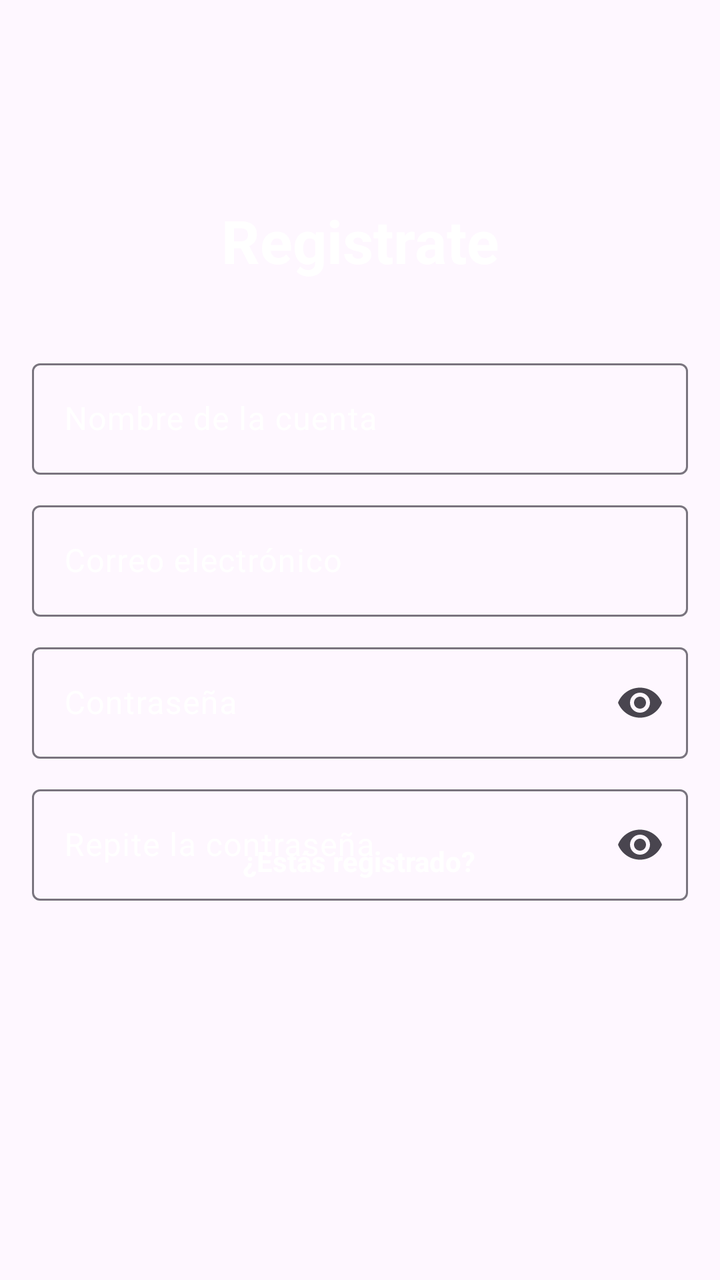
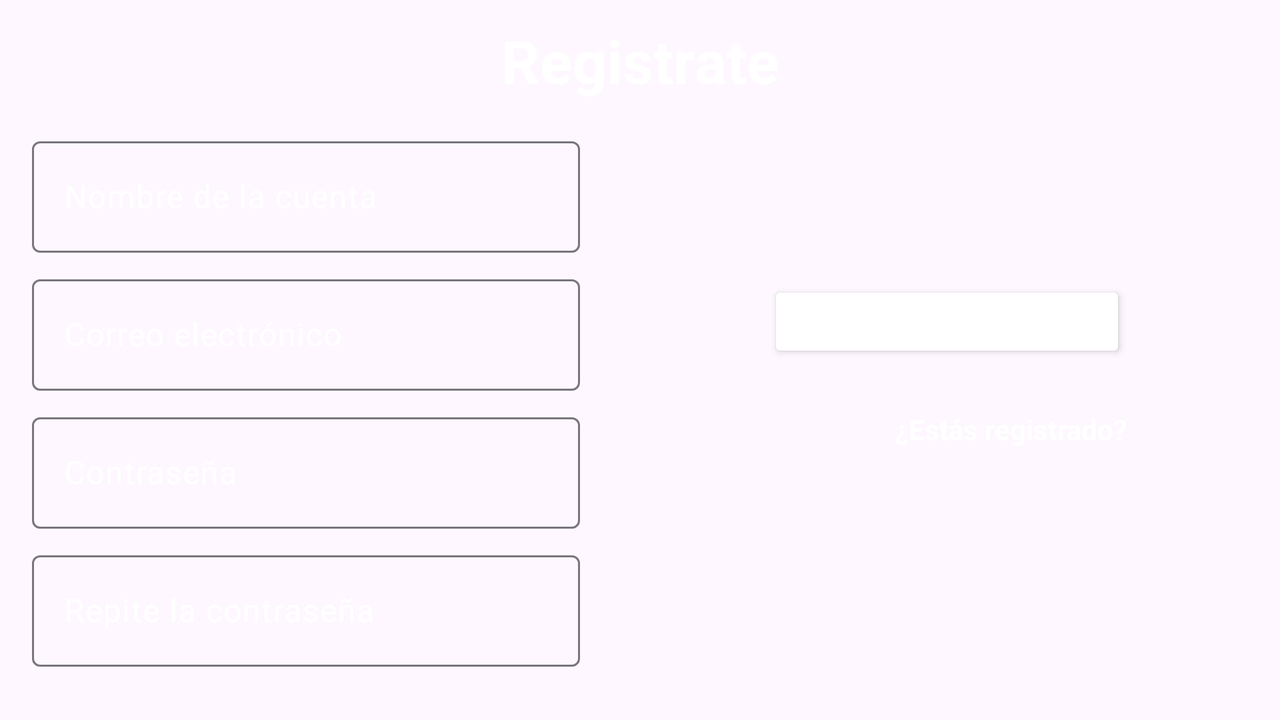

Two renders of one Android screen. The first uses the default layout on a phone; the second uses the alternative layout the repository ships for a different screen configuration, on a matching device. The two XML files are below.
<!-- AndroidManifest.xml: application theme Base.Theme.Sora -->
<!-- res/layout/activity_registrarse.xml -->
<?xml version="1.0" encoding="utf-8"?>
<androidx.constraintlayout.widget.ConstraintLayout xmlns:android="http://schemas.android.com/apk/res/android"
    xmlns:app="http://schemas.android.com/apk/res-auto"
    xmlns:tools="http://schemas.android.com/tools"
    android:id="@+id/main"
    android:layout_width="match_parent"
    android:layout_height="match_parent"
    tools:context=".Activity.RegistrarseActivity">

    <TextView
        android:id="@+id/textViewIniciarSesion"
        android:layout_width="wrap_content"
        android:layout_height="wrap_content"
        android:layout_marginTop="100dp"
        android:text="@string/registrarse"
        android:textSize="30sp"
        android:textStyle="bold"
        app:layout_constraintEnd_toEndOf="parent"
        app:layout_constraintStart_toStartOf="parent"
        app:layout_constraintTop_toTopOf="parent"
        android:textColor="@color/white"/>

    <com.google.android.material.textfield.TextInputLayout
        android:id="@+id/textInputLayout2"
        android:layout_width="match_parent"
        android:layout_height="wrap_content"
        android:layout_marginLeft="16dp"
        android:layout_marginTop="36dp"
        android:layout_marginRight="16dp"
        app:layout_constraintEnd_toEndOf="parent"
        app:layout_constraintStart_toStartOf="parent"
        app:layout_constraintTop_toBottomOf="@+id/textViewIniciarSesion"
        android:textColorHint="@color/white"
        app:hintTextColor="@color/white">

        <EditText
            android:id="@+id/textNombreCuenta"
            android:layout_width="match_parent"
            android:layout_height="match_parent"
            android:hint="@string/nombreCuenta" />
    </com.google.android.material.textfield.TextInputLayout>

    <com.google.android.material.textfield.TextInputLayout
        android:id="@+id/textInputLayout3"
        android:layout_width="match_parent"
        android:layout_height="wrap_content"
        android:layout_marginLeft="16dp"
        android:layout_marginTop="10dp"
        android:layout_marginRight="16dp"
        app:layout_constraintEnd_toEndOf="parent"
        app:layout_constraintStart_toStartOf="parent"
        app:layout_constraintTop_toBottomOf="@+id/textInputLayout4"
        android:textColorHint="@color/white"
        app:hintTextColor="@color/white"
        app:endIconMode="password_toggle">

        <com.google.android.material.textfield.TextInputEditText
            android:id="@+id/textContrasena"
            android:layout_width="match_parent"
            android:layout_height="match_parent"
            android:hint="@string/contrasena"
            android:inputType="textPassword" />
    </com.google.android.material.textfield.TextInputLayout>

    <com.google.android.material.textfield.TextInputLayout
        android:id="@+id/textInputLayout4"
        android:layout_width="match_parent"
        android:layout_height="wrap_content"
        android:layout_marginLeft="16dp"
        android:layout_marginTop="10dp"
        android:layout_marginRight="16dp"
        app:layout_constraintEnd_toEndOf="parent"
        app:layout_constraintStart_toStartOf="parent"
        app:layout_constraintTop_toBottomOf="@+id/textInputLayout2"
        android:textColorHint="@color/white"
        app:hintTextColor="@color/white">

        <EditText
            android:id="@+id/textCorreo"
            android:layout_width="match_parent"
            android:layout_height="match_parent"
            android:hint="@string/correo" />
    </com.google.android.material.textfield.TextInputLayout>

    <com.google.android.material.textfield.TextInputLayout
        android:id="@+id/textInputLayout"
        android:layout_width="match_parent"
        android:layout_height="wrap_content"
        app:layout_constraintEnd_toEndOf="parent"
        app:layout_constraintStart_toStartOf="parent"
        android:layout_marginTop="10dp"
        android:layout_marginRight="16dp"
        android:layout_marginLeft="16dp"
        app:layout_constraintTop_toBottomOf="@+id/textInputLayout3"
        android:textColorHint="@color/white"
        app:hintTextColor="@color/white"
        app:endIconMode="password_toggle">

        <com.google.android.material.textfield.TextInputEditText
            android:id="@+id/textRepiteContrasena"
            android:layout_width="match_parent"
            android:layout_height="match_parent"
            android:inputType="textPassword"
            android:hint="@string/repetirContrasena" />
    </com.google.android.material.textfield.TextInputLayout>

    <Button
        android:id="@+id/buttonRegistrarse"
        android:layout_width="179dp"
        android:layout_height="41dp"
        android:layout_marginTop="25dp"
        android:backgroundTint="@color/colorIcono_celeste"
        android:text="@string/btnRegistrarse"
        android:textColor="@color/white"
        android:textStyle="bold"
        android:layout_marginBottom="16dp"
        app:layout_constraintBottom_toTopOf="@+id/textViewIniciar"
        app:layout_constraintEnd_toEndOf="parent"
        app:layout_constraintStart_toStartOf="parent"
        app:layout_constraintTop_toBottomOf="@+id/textInputLayout" />

    <TextView
        android:id="@+id/textViewIniciar"
        android:layout_width="wrap_content"
        android:layout_height="wrap_content"
        android:layout_marginBottom="200dp"
        android:text="@string/estasRegistrado"
        android:textStyle="bold"
        app:layout_constraintBottom_toBottomOf="parent"
        app:layout_constraintEnd_toEndOf="parent"
        app:layout_constraintHorizontal_bias="0.498"
        app:layout_constraintStart_toStartOf="parent"
        android:textColor="@color/white"/>

</androidx.constraintlayout.widget.ConstraintLayout>
<!-- resources referenced by this layout -->
<resources>
  <color name="white">#FFFFFFFF</color>
  <string name="btnRegistrarse">Registrarse</string>
  <string name="contrasena">Contraseña</string>
  <string name="correo">Correo electrónico</string>
  <string name="estasRegistrado">¿Estás registrado?</string>
  <string name="nombreCuenta">Nombre de la cuenta</string>
  <string name="registrarse">Registrate</string>
  <string name="repetirContrasena">Repite la contraseña</string>
  <style name="Base.Theme.Sora" parent="Theme.Material3.DayNight.NoActionBar">
          
          <item name="colorPrimary">@color/fondo_oscuro</item>
      </style>
  <color name="fondo_oscuro">#36393e</color>
</resources>
<!-- res/layout-land/activity_registrarse.xml (the author's variant of the layout above) -->
<!-- drawn on the phone turned sideways -->
<?xml version="1.0" encoding="utf-8"?>
<androidx.constraintlayout.widget.ConstraintLayout xmlns:android="http://schemas.android.com/apk/res/android"
    xmlns:app="http://schemas.android.com/apk/res-auto"
    xmlns:tools="http://schemas.android.com/tools"
    android:id="@+id/main"
    android:layout_width="match_parent"
    android:layout_height="match_parent"
    tools:context=".RegistrarseActivity">

    <TextView
        android:id="@+id/textViewIniciarSesion"
        android:layout_width="wrap_content"
        android:layout_height="wrap_content"
        android:layout_marginTop="10dp"
        android:text="@string/registrarse"
        android:textSize="30sp"
        android:textStyle="bold"
        app:layout_constraintEnd_toEndOf="parent"
        app:layout_constraintStart_toStartOf="parent"
        app:layout_constraintTop_toTopOf="parent"
        android:textColor="@color/white"/>

    <com.google.android.material.textfield.TextInputLayout
        android:id="@+id/textInputLayout2"
        android:layout_width="match_parent"
        android:layout_height="wrap_content"
        android:layout_marginLeft="16dp"
        android:layout_marginTop="15dp"
        android:layout_marginRight="350dp"
        app:layout_constraintEnd_toEndOf="parent"
        app:layout_constraintStart_toStartOf="parent"
        app:layout_constraintTop_toBottomOf="@+id/textViewIniciarSesion"
        android:textColorHint="@color/white"
        app:hintTextColor="@color/white">

        <EditText
            android:id="@+id/textNombreCuenta"
            android:layout_width="match_parent"
            android:layout_height="match_parent"
            android:hint="@string/nombreCuenta" />
    </com.google.android.material.textfield.TextInputLayout>

    <com.google.android.material.textfield.TextInputLayout
        android:id="@+id/textInputLayout3"
        android:layout_width="match_parent"
        android:layout_height="wrap_content"
        android:layout_marginLeft="16dp"
        android:layout_marginTop="8dp"
        android:layout_marginRight="350dp"
        app:layout_constraintEnd_toEndOf="parent"
        app:layout_constraintStart_toStartOf="parent"
        app:layout_constraintTop_toBottomOf="@+id/textInputLayout4"
        android:textColorHint="@color/white"
        app:hintTextColor="@color/white">

        <EditText
            android:id="@+id/textContrasena"
            android:layout_width="match_parent"
            android:layout_height="match_parent"
            android:hint="@string/contrasena"
            android:inputType="textPassword" />
    </com.google.android.material.textfield.TextInputLayout>

    <com.google.android.material.textfield.TextInputLayout
        android:id="@+id/textInputLayout4"
        android:layout_width="match_parent"
        android:layout_height="wrap_content"
        android:layout_marginLeft="16dp"
        android:layout_marginTop="8dp"
        android:layout_marginRight="350dp"
        app:layout_constraintEnd_toEndOf="parent"
        app:layout_constraintStart_toStartOf="parent"
        app:layout_constraintTop_toBottomOf="@+id/textInputLayout2"
        android:textColorHint="@color/white"
        app:hintTextColor="@color/white">

        <EditText
            android:id="@+id/textRepiteContrasena"
            android:layout_width="match_parent"
            android:layout_height="match_parent"
            android:hint="@string/correo" />
    </com.google.android.material.textfield.TextInputLayout>

    <com.google.android.material.textfield.TextInputLayout
        android:id="@+id/textInputLayout"
        android:layout_width="match_parent"
        android:layout_height="wrap_content"
        android:layout_marginLeft="16dp"
        android:layout_marginTop="8dp"
        android:layout_marginRight="350dp"
        app:layout_constraintEnd_toEndOf="parent"
        app:layout_constraintStart_toStartOf="parent"
        app:layout_constraintTop_toBottomOf="@+id/textInputLayout3"
        android:textColorHint="@color/white"
        app:hintTextColor="@color/white">

        <EditText
            android:id="@+id/textCorreo"
            android:layout_width="match_parent"
            android:layout_height="match_parent"
            android:hint="@string/repetirContrasena"
            android:inputType="textPassword" />
    </com.google.android.material.textfield.TextInputLayout>

    <Button
        android:id="@+id/buttonRegistrarse"
        android:layout_width="179dp"
        android:layout_height="41dp"
        android:layout_marginBottom="22dp"
        android:backgroundTint="@color/colorIcono_celeste"
        android:text="@string/btnRegistrarse"
        android:textColor="@color/white"
        android:textStyle="bold"
        app:layout_constraintBottom_toTopOf="@+id/textViewIniciar"
        app:layout_constraintEnd_toEndOf="parent"
        app:layout_constraintHorizontal_bias="0.549"
        app:layout_constraintStart_toEndOf="@+id/textInputLayout4"
        app:layout_constraintTop_toTopOf="parent"
        app:layout_constraintVertical_bias="0.989" />

    <TextView
        android:id="@+id/textViewIniciar"
        android:layout_width="wrap_content"
        android:layout_height="wrap_content"
        android:layout_marginBottom="136dp"
        android:text="@string/estasRegistrado"
        android:textStyle="bold"
        app:layout_constraintBottom_toBottomOf="parent"
        app:layout_constraintEnd_toEndOf="parent"
        app:layout_constraintHorizontal_bias="0.854"
        app:layout_constraintStart_toStartOf="parent"
        android:textColor="@color/white"/>

</androidx.constraintlayout.widget.ConstraintLayout>
